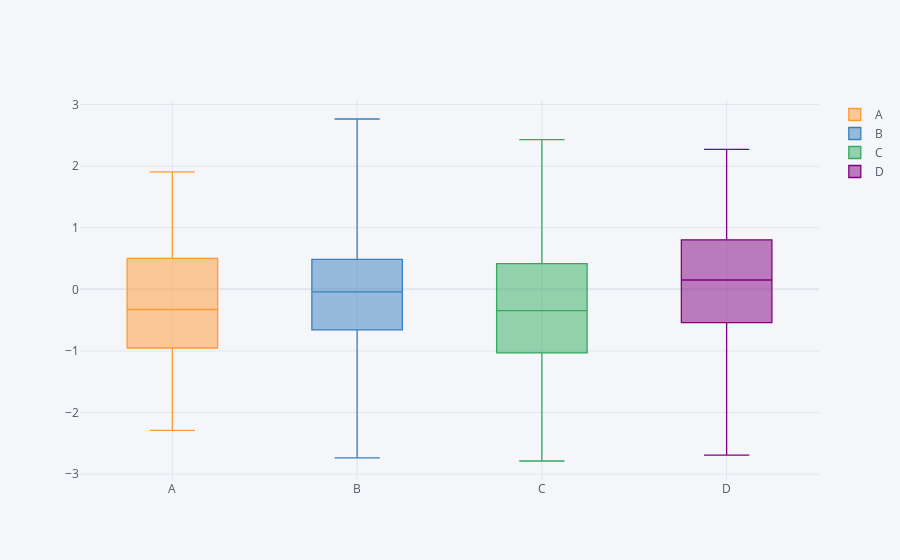

Notebook source saved alongside this figure:
### Markdown cell above
## Boxplots

### Code cell
configure_plotly_browser_state()
df.iplot(kind='box')
